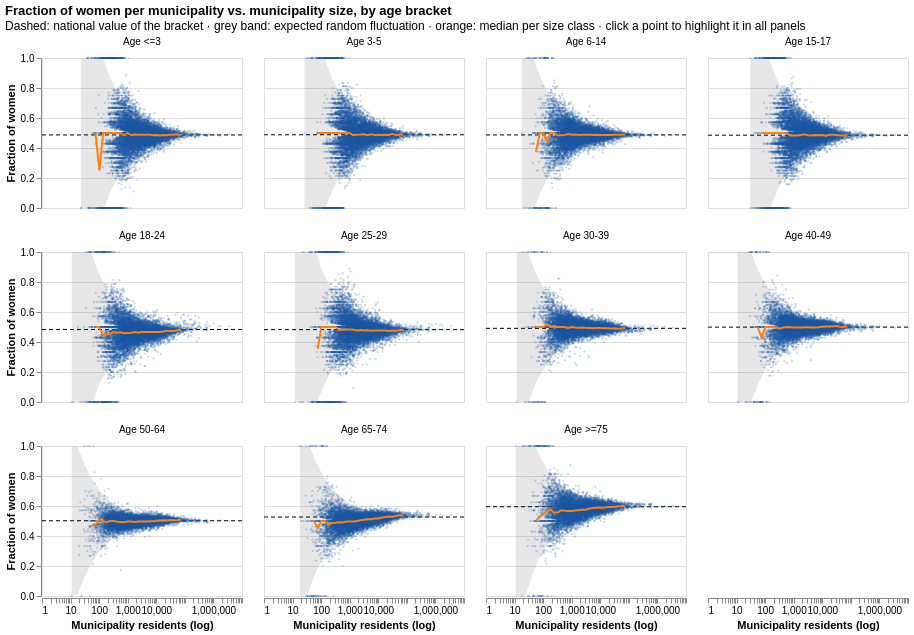

The notebook cell saved with this chart:
### Code cell
pick = alt.selection_point(fields=["Municipality"], on="click", clear="dblclick", empty=False)
search24 = alt.param(name="q24", value="", bind=alt.binding(input="search", placeholder="e.g. Aachen",
                                                             name="Highlight municipality: "))
X = alt.X("residents:Q", scale=alt.Scale(type="log", domain=[5, 5e6]), title="Municipality residents (log)")
Y = alt.Y("frac:Q", scale=alt.Scale(domain=[0, 1]), title="Fraction of women")
tip = [alt.Tooltip("Municipality:N"), alt.Tooltip("state:N", title="State"), alt.Tooltip("Age:N"),
       alt.Tooltip("residents:Q", format=","), alt.Tooltip("k:Q", title="Residents in bracket", format=","),
       alt.Tooltip("frac:Q", format=".3f", title="Fraction of women")]
base = alt.Chart()

band = base.transform_calculate(
    lo="max(0, datum.p - 2 * sqrt(datum.p * (1 - datum.p) / (datum.residents * datum.share)))",
    hi="min(1, datum.p + 2 * sqrt(datum.p * (1 - datum.p) / (datum.residents * datum.share)))",
).mark_area(color="grey", opacity=0.2).encode(x=X, y="lo:Q", y2="hi:Q")
rule = base.mark_rule(color="black", strokeDash=[4, 3]).encode(y="mean(p):Q")
dots = base.mark_circle().encode(
    x=X, y=Y, tooltip=tip,
    color=alt.condition(pick, alt.value("#d62728"), alt.value("#1f5aa6")),
    opacity=alt.condition(pick, alt.value(1), alt.value(0.25)),
    size=alt.condition(pick, alt.value(70), alt.value(5)),
).add_params(pick)
trend = (base.transform_calculate(sc="round(log(datum.residents) / LN10 * 8) / 8")
         .transform_aggregate(frac="median(frac)", residents="median(residents)", cnt="count()", groupby=["sc"])
         .transform_filter("datum.cnt >= 30")
         .mark_line(color="#ff7f0e", strokeWidth=2).encode(x="residents:Q", y="frac:Q"))
found = (base.transform_filter("q24 != '' && test(regexp(q24, 'i'), datum.Municipality)")
         .mark_circle(color="#d62728", size=70, opacity=1).encode(x=X, y=Y, tooltip=tip))

chart_24 = (alt.layer(band, rule, dots, trend, found, data=d24)
            .transform_flatten(["f", "k", "a"], as_=["frac", "k", "a"])
            .transform_filter("isValid(datum.frac)")
            .transform_lookup(lookup="a", from_=alt.LookupData(brackets, "a", ["Age", "p", "share"]))
            .properties(width=200, height=150)
            .facet(facet=alt.Facet("Age:N", sort=[f"Age {g}" for g in AGES], title=None), columns=4)
            .add_params(search24)
            .properties(title=alt.Title("Fraction of women per municipality vs. municipality size, by age bracket",
                                        subtitle="Dashed: national value of the bracket · grey band: expected random "
                                                 "fluctuation · orange: median per size class · click a point to "
                                                 "highlight it in all panels"))
            .configure_axisX(grid=False))
chart_24

### Figure 1 — Vega-Lite specification as saved in the notebook (floating-point values rounded to 4 significant figures; data arrays with more than 128 entries replaced by an {"elided": "..."} marker saying what was removed)
{"config": {"view": {"continuousWidth": 300, "continuousHeight": 300}, "axisX": {"grid": false}}, "data": {"name": "data-b7f75aef93b51bb4a52ccb1f871e6910"}, "facet": {"field": "Age", "sort": ["Age <=3", "Age 3-5", "Age 6-14", "Age 15-17", "Age 18-24", "Age 25-29", "Age 30-39", "Age 40-49", "Age 50-64", "Age 65-74", "Age >=75"], "title": null, "type": "nominal"}, "spec": {"layer": [{"mark": {"type": "area", "color": "grey", "opacity": 0.2}, "encoding": {"x": {"field": "residents", "scale": {"domain": [5, 5000000.0], "type": "log"}, "title": "Municipality residents (log)", "type": "quantitative"}, "y": {"field": "lo", "type": "quantitative"}, "y2": {"field": "hi"}}, "transform": [{"calculate": "max(0, datum.p - 2 * sqrt(datum.p * (1 - datum.p) / (datum.residents * datum.share)))", "as": "lo"}, {"calculate": "min(1, datum.p + 2 * sqrt(datum.p * (1 - datum.p) / (datum.residents * datum.share)))", "as": "hi"}]}, {"mark": {"type": "rule", "color": "black", "strokeDash": [4, 3]}, "encoding": {"y": {"aggregate": "mean", "field": "p", "type": "quantitative"}}}, {"mark": {"type": "circle"}, "encoding": {"color": {"condition": {"param": "param_b54735058929b3fe", "value": "#d62728", "empty": false}, "value": "#1f5aa6"}, "opacity": {"condition": {"param": "param_b54735058929b3fe", "value": 1, "empty": false}, "value": 0.25}, "size": {"condition": {"param": "param_b54735058929b3fe", "value": 70, "empty": false}, "value": 5}, "tooltip": [{"field": "Municipality", "type": "nominal"}, {"field": "state", "title": "State", "type": "nominal"}, {"field": "Age", "type": "nominal"}, {"field": "residents", "format": ",", "type": "quantitative"}, {"field": "k", "format": ",", "title": "Residents in bracket", "type": "quantitative"}, {"field": "frac", "format": ".3f", "title": "Fraction of women", "type": "quantitative"}], "x": {"field": "residents", "scale": {"domain": [5, 5000000.0], "type": "log"}, "title": "Municipality residents (log)", "type": "quantitative"}, "y": {"field": "frac", "scale": {"domain": [0, 1]}, "title": "Fraction of women", "type": "quantitative"}}, "name": "view_d36323f5b1db805e_2"}, {"mark": {"type": "line", "color": "#ff7f0e", "strokeWidth": 2}, "encoding": {"x": {"field": "residents", "type": "quantitative"}, "y": {"field": "frac", "type": "quantitative"}}, "transform": [{"calculate": "round(log(datum.residents) / LN10 * 8) / 8", "as": "sc"}, {"aggregate": [{"op": "median", "field": "frac", "as": "frac"}, {"op": "median", "field": "residents", "as": "residents"}, {"op": "count", "as": "cnt"}], "groupby": ["sc"]}, {"filter": "datum.cnt >= 30"}]}, {"mark": {"type": "circle", "color": "#d62728", "opacity": 1, "size": 70}, "encoding": {"tooltip": [{"field": "Municipality", "type": "nominal"}, {"field": "state", "title": "State", "type": "nominal"}, {"field": "Age", "type": "nominal"}, {"field": "residents", "format": ",", "type": "quantitative"}, {"field": "k", "format": ",", "title": "Residents in bracket", "type": "quantitative"}, {"field": "frac", "format": ".3f", "title": "Fraction of women", "type": "quantitative"}], "x": {"field": "residents", "scale": {"domain": [5, 5000000.0], "type": "log"}, "title": "Municipality residents (log)", "type": "quantitative"}, "y": {"field": "frac", "scale": {"domain": [0, 1]}, "title": "Fraction of women", "type": "quantitative"}}, "transform": [{"filter": "q24 != '' && test(regexp(q24, 'i'), datum.Municipality)"}]}], "height": 150, "transform": [{"flatten": ["f", "k", "a"], "as": ["frac", "k", "a"]}, {"filter": "isValid(datum.frac)"}, {"lookup": "a", "from": {"data": {"name": "data-a2bd7df831d38d1939165226efca3e4c"}, "key": "a", "fields": ["Age", "p", "share"]}}], "width": 200}, "columns": 4, "params": [{"name": "param_b54735058929b3fe", "select": {"type": "point", "clear": "dblclick", "fields": ["Municipality"], "on": "click"}, "views": ["view_d36323f5b1db805e_2"]}, {"name": "q24", "bind": {"input": "search", "name": "Highlight municipality: ", "placeholder": "e.g. Aachen"}, "value": ""}], "title": {"text": "Fraction of women per municipality vs. municipality size, by age bracket", "subtitle": "Dashed: national value of the bracket · grey band: expected random fluctuation · orange: median per size class · click a point to highlight it in all panels"}, "$schema": "https://vega.github.io/schema/vega-lite/v6.4.1.json", "datasets": {"data-b7f75aef93b51bb4a52ccb1f871e6910": {"elided": "10786 records"}, "data-a2bd7df831d38d1939165226efca3e4c": [{"a": 0, "Age": "Age <=3", "p": 0.4872, "share": 0.02775}, {"a": 1, "Age": "Age 3-5", "p": 0.4882, "share": 0.0289}, {"a": 2, "Age": "Age 6-14", "p": 0.4872, "share": 0.08281}, {"a": 3, "Age": "Age 15-17", "p": 0.4855, "share": 0.02752}, {"a": 4, "Age": "Age 18-24", "p": 0.4836, "share": 0.07163}, {"a": 5, "Age": "Age 25-29", "p": 0.4826, "share": 0.05753}, {"a": 6, "Age": "Age 30-39", "p": 0.4911, "share": 0.1312}, {"a": 7, "Age": "Age 40-49", "p": 0.4992, "share": 0.1209}, {"a": 8, "Age": "Age 50-64", "p": 0.5017, "share": 0.2294}, {"a": 9, "Age": "Age 65-74", "p": 0.5266, "share": 0.1115}, {"a": 10, "Age": "Age >=75", "p": 0.5951, "share": 0.1108}]}}
